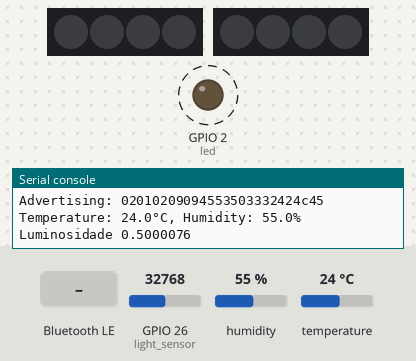
The program below on a simulated ESP32 board running MicroPython. Parts: 2 × 4 RGB LEDs in strip order, left to right, output pins drawn as LEDs (lit = HIGH), the last lines printed to the serial console. Dashed ring = blinking. Inputs (shaded band) come from the test bench; at power-on: GPIO 26 (light_sensor) = 32768, humidity 55 %, temperature 24 °C (analog values on the 0–65535 scale). Dim RGB values are drawn brighter than linear; nothing arrives over Bluetooth unless stated.

Above: at 1.26 s.
1.3 s: "S" written over Bluetooth
At 1.43 s:
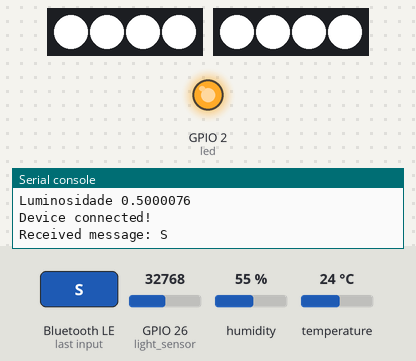
4.8 s: GPIO 26 (light_sensor) set to 38192
At 10.61 s:
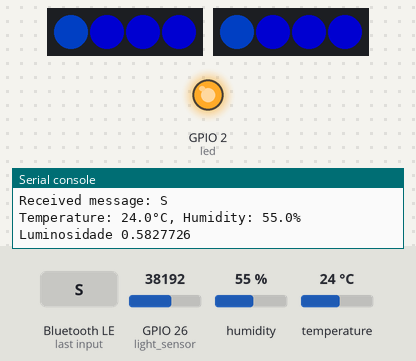
12.3 s: GPIO 26 (light_sensor) set to 40288
At 22.6 s:
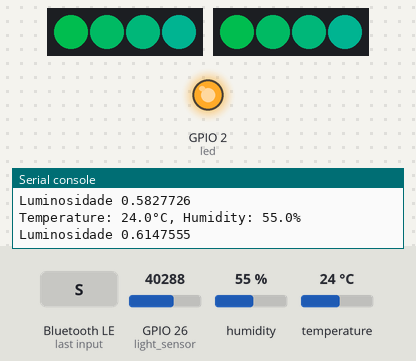
23.0 s: GPIO 26 (light_sensor) set to 45874
At 27.7 s:
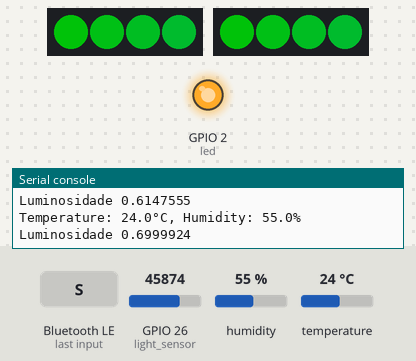
39.3 s: "turn_off" written over Bluetooth
At 40.6 s:
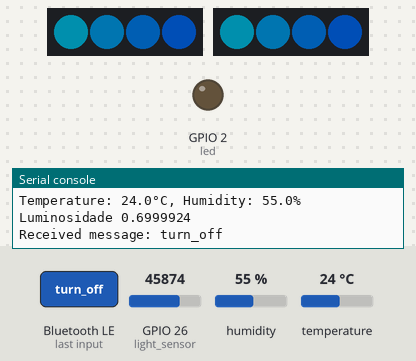
Timing chart, 0 to 45.1 s (numbered marks = the images above; inputs shaded):
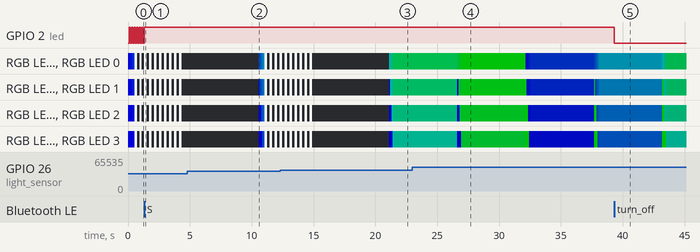

The program:

teste_final.py
```python
import bluetooth
import time
import machine
from machine import Pin, Timer, UART
import ustruct
from micropyGPS import MicropyGPS
from dht import DHT22  # Importa a biblioteca DHT22
import neopixel

# Configurações dos LEDs
LED_PIN_1 = 18
LED_PIN_2 = 19
NUM_LEDS = 4  # Número de LEDs por fita (assumindo o mesmo para ambas)
np1 = neopixel.NeoPixel(machine.Pin(LED_PIN_1), NUM_LEDS)
np2 = neopixel.NeoPixel(machine.Pin(LED_PIN_2), NUM_LEDS)

# Função para calcular uma cor gradualmente entre duas cores
def interpolate_color(color1, color2, step, total_steps):
    return tuple(
        int(color1[i] + (color2[i] - color1[i]) * (step / total_steps)) for i in range(3)
    )

# Padrão de cores: Azul e Verde
COLOR_BLUE = (0, 0, 255)
COLOR_GREEN = (0, 255, 0)

# Configuração do pino para o LED
led = Pin(2, Pin.OUT)

LIGHT_SENSOR_PIN = 26  # GPIO do sensor de luminosidade
light_sensor = machine.ADC(machine.Pin(LIGHT_SENSOR_PIN))

# Configuração do sensor DHT22 (GPIO 4)
dht_sensor = DHT22(Pin(4))

# Configuração do GPS (UART1 - GPIO 16 e GPIO 17)
gps_uart = UART(1, baudrate=9600, tx=17, rx=16)
gps = MicropyGPS(9)  # Inicia a instância do MicropyGPS com o fuso horário local

# Função para converter as coordenadas GPS para formato decimal, incluindo o sinal de negativo
def to_decimal(degrees, minutes, hemisphere):
    decimal_value = degrees + (minutes / 60)
    if hemisphere in ['S', 'W']:  # Se o hemisfério for sul ou oeste, o valor será negativo
        decimal_value = -decimal_value
    return decimal_value

def solid_color(np, num_leds, color, brightness=1.0):
    adjusted_color = tuple(int(c * brightness) for c in color)
    for i in range(num_leds):
        np[i] = adjusted_color
    np.write()

# Função para piscar os LEDs simultaneamente
def blink(np1, np2, num_leds1, num_leds2, color, brightness=1.0, times=10, delay_ms=200):
    for _ in range(times):
        # Liga ambas as fitas
        solid_color(np1, num_leds1, color, brightness)
        solid_color(np2, num_leds2, color, brightness)
        time.sleep_ms(delay_ms)
        # Apaga ambas as fitas
        solid_color(np1, num_leds1, (0, 0, 0))
        solid_color(np2, num_leds2, (0, 0, 0))
        time.sleep_ms(delay_ms)

# Função auxiliar para limitar valores entre 0 e 1
def clamp(value, min_value=0, max_value=1):
    return max(min(value, max_value), min_value)

def read_light_sensor(light_sensor, retries=3):
    for attempt in range(retries):
        try:
            light_raw = light_sensor.read_u16()
            light_level = light_raw / 65535  # Normaliza para 0.0 a 1.0
            return light_level
        except Exception as e:
            if attempt >= 2:
                print(f"Tentativa {attempt + 1} falhou ao ler o sensor de luminosidade: {e}")
            time.sleep(1)  # Pequeno atraso antes de nova tentativa
    print("Erro persistente ao ler o sensor de luminosidade.")
    return None  # Retorna None em caso de falha

# Criação do servidor Bluetooth
class ESP32_BLE:
    def __init__(self, name):
        self.led = Pin(2, Pin.OUT)
        self.timer1 = Timer(0)
        self.name = name
        self.ble = bluetooth.BLE()
        self.ble.active(True)
        self.disconnected()
        self.ble.irq(self.ble_irq)
        self.register()
        self.advertiser()

        # Store the received message
        self.ble_msg = ""

    def connected(self):
        self.led.value(1)  # Turn LED on when connected
        self.timer1.deinit()

    def disconnected(self):
        self.timer1.init(period=100, mode=Timer.PERIODIC, callback=lambda t: self.led.value(not self.led.value()))

    def ble_irq(self, event, data):
        if event == 1:  # Connection
            print("Device connected!")
            self.connected()
        elif event == 2:  # Disconnection
            print("Device disconnected!")
            self.ble.gap_advertise(None)
            self.advertiser()
            self.disconnected()
        elif event == 3:  # GATT write
            buffer = self.ble.gatts_read(self.rx)
            self.ble_msg = buffer.decode('UTF-8').strip()
            print(f"Received message: {self.ble_msg}")

            # Handle commands
            if self.ble_msg == 'turn_on':
                self.led.value(1)  # Turn LED ON
                self.send('LED is turned ON.')
            elif self.ble_msg == 'turn_off':
                self.led.value(0)  # Turn LED OFF
                self.send('LED is turned OFF.')
            elif self.ble_msg == 'read_LED':
                led_state = 'ON' if self.led.value() else 'OFF'
                self.send(f'LED is {led_state}.')
            elif self.ble_msg == 'location':
                self.get_location()  # Get location
            elif self.ble_msg == 'read_dht22':
                self.read_dht22()  # Read DHT22 sensor
            elif self.ble_msg == 'read_light':
                self.read_light_sensor_class()

            self.ble_msg = ""  # Clear the message

    def get_location(self):
        location = self.get_gps_coordinates()
        if location:
            lat, lon = location
            map_link = f"https://www.google.com/maps?q={lat},{lon}"
            self.send(f"Location: {map_link}")
        else:
            self.send("GPS data not available.")

    def get_gps_coordinates(self):
        try:
            while gps_uart.any():
                data = gps_uart.read(32)
                for byte in data:
                    gps.update(chr(byte))

            if gps.latitude[0] is not None and gps.longitude[0] is not None:
                latitude_decimal = to_decimal(gps.latitude[0], gps.latitude[1], gps.latitude[2])
                longitude_decimal = to_decimal(gps.longitude[0], gps.longitude[1], gps.longitude[2])
                return latitude_decimal, longitude_decimal
            else:
                return None
        except Exception as e:
            print(f"Erro ao obter coordenadas GPS: {e}")
            return None

    def read_dht22(self):
        try:
            dht_sensor.measure()  # Lê o sensor
            temp = dht_sensor.temperature()
            hum = dht_sensor.humidity()
            self.send(f"Temperature: {temp:.1f}°C, Humidity: {hum:.1f}%")
        except Exception as e:
            print(f"Erro ao ler DHT22: {e}")
            self.send("Error reading DHT22 sensor.")

    def register(self):
        NUS_UUID = '6E400001-B5A3-F393-E0A9-E50E24DCCA9E'
        RX_UUID = '6E400002-B5A3-F393-E0A9-E50E24DCCA9E'
        TX_UUID = '6E400003-B5A3-F393-E0A9-E50E24DCCA9E'

        BLE_NUS = bluetooth.UUID(NUS_UUID)
        BLE_RX = (bluetooth.UUID(RX_UUID), bluetooth.FLAG_WRITE)
        BLE_TX = (bluetooth.UUID(TX_UUID), bluetooth.FLAG_NOTIFY)

        BLE_UART = (BLE_NUS, (BLE_TX, BLE_RX,))
        SERVICES = (BLE_UART,)
        ((self.tx, self.rx),) = self.ble.gatts_register_services(SERVICES)

    def send(self, data):
        self.ble.gatts_notify(0, self.tx, (data + '\n').encode('utf-8'))

    def advertiser(self):
        name = bytes(self.name, 'UTF-8')
        adv_data = bytearray([0x02, 0x01, 0x02]) + bytearray([len(name) + 1, 0x09]) + name
        self.ble.gap_advertise(500, adv_data)
        print(f"Advertising: {adv_data.hex()}")

# Setup do BLE
ble = ESP32_BLE("ESP32BLE")

def read_dht22_rt(self):
    try:
        dht_sensor.measure()  # Lê o sensor
        temp = dht_sensor.temperature()
        hum = dht_sensor.humidity()
        print(f"Temperature: {temp:.1f}°C, Humidity: {hum:.1f}%")
    except Exception as e:
        print(f"Erro ao ler DHT22: {e}")

# Loop principal
step_counter = 0
total_steps = 20  # Quantidade de passos na transição gradual
current_color = COLOR_BLUE
while True:
    try:
        # Lê temperatura do DHT22 com tentativas
        temperature = read_dht22_rt(dht_sensor)
        # Lê luminosidade (normalizada entre 0.0 e 1.0)
        light_level = read_light_sensor(light_sensor)
        print("Luminosidade", light_level)

        if light_level is not None and read_dht22_rt is not None:
            # Controle de luminosidade
            brightness = 1.0 - 0.9*light_level  # Mais escuro => LEDs mais fortes
            brightness = clamp(brightness)

            # Efeito de fila alternando entre azul e verde

            led_states = [current_color] * NUM_LEDS  # Estado inicial da fila (azul)
            for step in range(step_counter, step_counter+5):
                transition_color = interpolate_color(COLOR_BLUE, COLOR_GREEN, step, total_steps)

                # Move a "fila" uma posição para frente
                led_states = [transition_color] + led_states[:-1]

                # Atualiza os LEDs das duas fitas
                for i in range(NUM_LEDS):
                    np1[i] = tuple(int(c * brightness) for c in led_states[i])
                    np2[i] = tuple(int(c * brightness) for c in led_states[i])
                np1.write()
                np2.write()

                time.sleep(0.1)

            step_counter += 5
            if step_counter >= total_steps:
                step_counter = 0  # Reiniciar para manter a transição contínua
                # Alternar cores ao chegar no fim da transição
                if current_color == COLOR_BLUE:
                    current_color = COLOR_GREEN
                else:
                    current_color = COLOR_BLUE

            # Controle de temperatura: pisca vermelho se > 25°C
            #if temperature > 26:
            #    blink(np1, np2, NUM_LEDS, NUM_LEDS, (255, 0, 0), brightness=1.0)
            #    time.sleep(1)

            if light_level < 0.6:  # Baixa luminosidade
                blink(np1, np2, NUM_LEDS, NUM_LEDS, (255, 255, 255), brightness=1.0)
                time.sleep(1)

        # Aguarda antes de repetir
        time.sleep(5)

    except Exception as e:
        print("Erro ao ler sensores:", e)
        time.sleep(2)
```

Measured:
- the behaviour switches between 39312 and 39328 on GPIO 26 (light_sensor) (found by bisection; images 2 and 3)
- after the input at 1.3 s, GPIO 2 (led): goes on until 1.3 s, then stays HIGH
- after the input at 39.3 s, GPIO 2 (led): HIGH → LOW at once
- by itself, GPIO 2 (led): alternates HIGH for 0.10 s and LOW for 0.10 s
